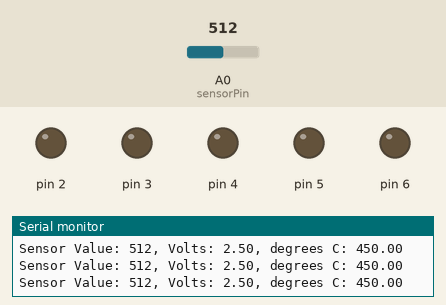
A sketch run on a simulated Arduino Uno, built with avr-gcc and run on an emulated ATmega328P. Shown: output pins drawn as LEDs (lit = HIGH), the last lines printed to the serial monitor. Inputs (shaded band) come from the test bench; at power-on: A0 (sensorPin) = 512.

Above: at 1.2 s.
1.3 s: A0 (sensorPin) set to 347
4.3 s: A0 (sensorPin) set to 327
At 5.0 s:
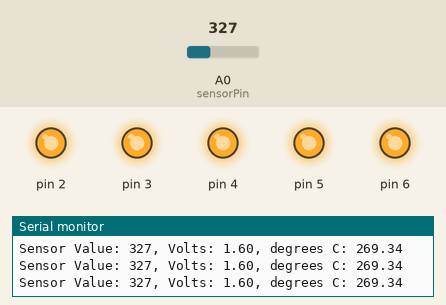
5.8 s: A0 (sensorPin) set to 214
7.3 s: A0 (sensorPin) set to 184
At 8.5 s:
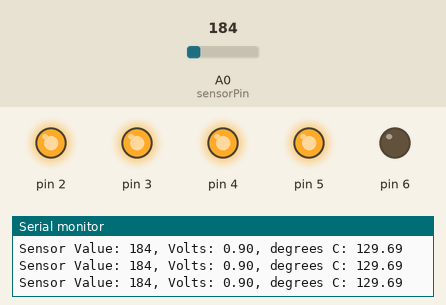
8.8 s: A0 (sensorPin) set to 306
At 10.0 s:
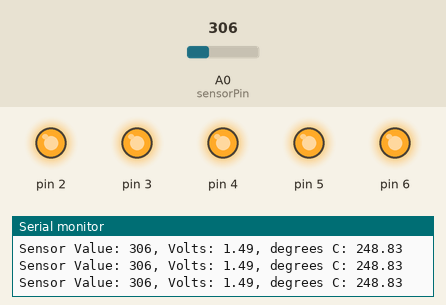
Timing chart, 0 to 11.8 s (numbered marks = the images above; inputs shaded):
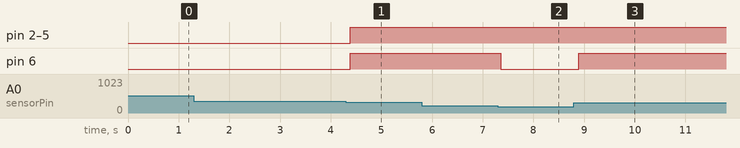

The sketch:

Projekt3Muudatus.ino
```cpp
// C++ code
//
const int sensorPin = A0;
const float baselineTemp = 20.0;
void setup(){
	Serial.begin(9600); // open a serial port
for(int pinNumber = 2; pinNumber<7; pinNumber++){
		pinMode(pinNumber,OUTPUT);
		digitalWrite(pinNumber, LOW);
	}
}
void loop(){
	int sensorVal = analogRead(sensorPin);
    Serial.print("Sensor Value: ");
    Serial.print(sensorVal);
	// convert the ADC reading to voltage
	float voltage = (sensorVal/1024.0) * 5.0;
    Serial.print(", Volts: ");
    Serial.print(voltage);
	Serial.print(", degrees C: ");
	// convert the voltage to temperature in degrees
	float temperature = (voltage - .25) * 200;
	Serial.println(temperature);
	if(temperature < baselineTemp){
		digitalWrite(2, LOW);
		digitalWrite(3, LOW);
		digitalWrite(4, LOW);
      	digitalWrite(5, LOW);
      	digitalWrite(6, LOW);
    }else if(temperature >= baselineTemp+2 &&
		temperature < baselineTemp+4){
		digitalWrite(2, HIGH);
		digitalWrite(3, LOW);
		digitalWrite(4, LOW);
      	digitalWrite(5, LOW);
      	digitalWrite(6, LOW);
	}else if(temperature >= baselineTemp+4 &&
        temperature < baselineTemp+16){
        digitalWrite(2, HIGH);
        digitalWrite(3, HIGH);
        digitalWrite(4, LOW);
      	digitalWrite(5, LOW);
      	digitalWrite(6, LOW);
	}else if(temperature >= baselineTemp+8 &&
        temperature < baselineTemp+64){
		digitalWrite(2, HIGH);
		digitalWrite(3, HIGH);
		digitalWrite(4, HIGH);
      	digitalWrite(7, LOW);
      	digitalWrite(6, LOW);
	}else if(temperature >= baselineTemp+16 &&
        temperature < baselineTemp+128){
      	digitalWrite(2, HIGH);
		digitalWrite(3, HIGH);
		digitalWrite(4, HIGH);
      	digitalWrite(5, HIGH);
      	digitalWrite(6, LOW);
    }else if(temperature >= baselineTemp+32 &&
        temperature < baselineTemp+256){
      	digitalWrite(2, HIGH);
		digitalWrite(3, HIGH);
		digitalWrite(4, HIGH);
      	digitalWrite(5, HIGH);
      	digitalWrite(6, HIGH);
    }
	delay(1);
}
```

Measured:
- the behaviour switches between 334 and 333 on A0 (sensorPin) (found by bisection; images 0 and 1)
- the behaviour switches between 203 and 202 on A0 (sensorPin) (found by bisection; images 1 and 2)
- after the input at 4.3 s, pin 2–6: LOW → HIGH after 0.09 s
- after the input at 7.3 s, pin 6: HIGH → LOW after 0.06 s
- after the input at 8.8 s, pin 6: LOW → HIGH after 0.10 s
